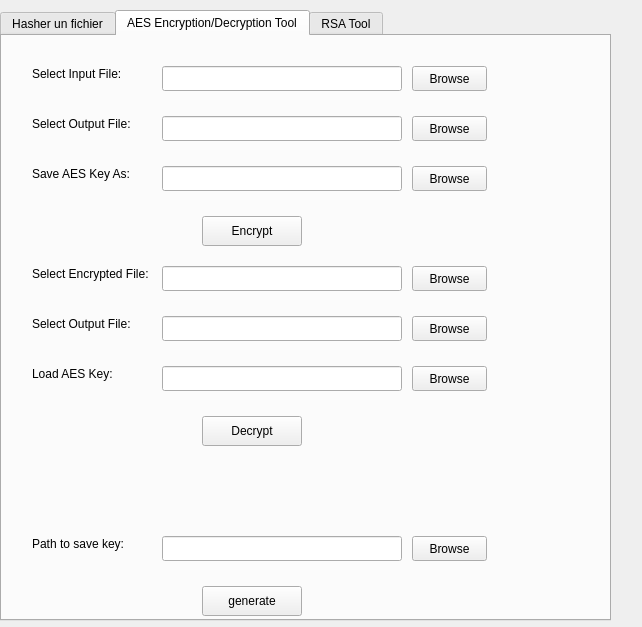
<?xml version="1.0" encoding="UTF-8"?>
<ui version="4.0">
 <class>MainWindow</class>
 <widget class="QMainWindow" name="MainWindow">
  <property name="geometry">
   <rect>
    <x>0</x>
    <y>0</y>
    <width>642</width>
    <height>627</height>
   </rect>
  </property>
  <property name="windowTitle">
   <string>Hashing and AES/RSA Tool</string>
  </property>
  <widget class="QWidget" name="centralwidget">
   <widget class="QTabWidget" name="tabWidget">
    <property name="geometry">
     <rect>
      <x>0</x>
      <y>10</y>
      <width>611</width>
      <height>611</height>
     </rect>
    </property>
    <property name="currentIndex">
     <number>1</number>
    </property>
    <widget class="QWidget" name="tab_hash_file">
     <attribute name="title">
      <string>Hasher un fichier</string>
     </attribute>
     <widget class="QLabel" name="label_hash_input_file">
      <property name="geometry">
       <rect>
        <x>20</x>
        <y>20</y>
        <width>150</width>
        <height>25</height>
       </rect>
      </property>
      <property name="text">
       <string>Sélectionner fichier à hacher :</string>
      </property>
     </widget>
     <widget class="QLineEdit" name="lineEdit_hash_input_file">
      <property name="geometry">
       <rect>
        <x>180</x>
        <y>20</y>
        <width>300</width>
        <height>25</height>
       </rect>
      </property>
     </widget>
     <widget class="QPushButton" name="pushButton_browse_hash_input">
      <property name="geometry">
       <rect>
        <x>490</x>
        <y>20</y>
        <width>75</width>
        <height>25</height>
       </rect>
      </property>
      <property name="text">
       <string>Parcourir</string>
      </property>
     </widget>
     <widget class="QLineEdit" name="lineEdit_hash_output_file">
      <property name="geometry">
       <rect>
        <x>180</x>
        <y>60</y>
        <width>300</width>
        <height>25</height>
       </rect>
      </property>
     </widget>
     <widget class="QPushButton" name="pushButton_generate_hash">
      <property name="geometry">
       <rect>
        <x>240</x>
        <y>120</y>
        <width>100</width>
        <height>30</height>
       </rect>
      </property>
      <property name="text">
       <string>Générer Hash</string>
      </property>
     </widget>
     <widget class="QLabel" name="label_hash_input_file_2">
      <property name="geometry">
       <rect>
        <x>20</x>
        <y>60</y>
        <width>150</width>
        <height>25</height>
       </rect>
      </property>
      <property name="text">
       <string>HASH 256 :</string>
      </property>
     </widget>
     <widget class="QLineEdit" name="lineEdit_hash_input_hash">
      <property name="geometry">
       <rect>
        <x>180</x>
        <y>230</y>
        <width>300</width>
        <height>25</height>
       </rect>
      </property>
     </widget>
     <widget class="QLineEdit" name="lineEdit_hash_input_file_2">
      <property name="geometry">
       <rect>
        <x>180</x>
        <y>190</y>
        <width>300</width>
        <height>25</height>
       </rect>
      </property>
     </widget>
     <widget class="QLabel" name="label_hash_input_file_3">
      <property name="geometry">
       <rect>
        <x>20</x>
        <y>230</y>
        <width>150</width>
        <height>25</height>
       </rect>
      </property>
      <property name="text">
       <string>HASH 256 :</string>
      </property>
     </widget>
     <widget class="QPushButton" name="pushButton_test_hash">
      <property name="geometry">
       <rect>
        <x>240</x>
        <y>290</y>
        <width>100</width>
        <height>30</height>
       </rect>
      </property>
      <property name="text">
       <string>verify</string>
      </property>
     </widget>
     <widget class="QPushButton" name="pushButton_browse_hash_input_2">
      <property name="geometry">
       <rect>
        <x>490</x>
        <y>190</y>
        <width>75</width>
        <height>25</height>
       </rect>
      </property>
      <property name="text">
       <string>browse</string>
      </property>
     </widget>
     <widget class="QLabel" name="label_hash_input_file_4">
      <property name="geometry">
       <rect>
        <x>20</x>
        <y>190</y>
        <width>150</width>
        <height>25</height>
       </rect>
      </property>
      <property name="text">
       <string>Sélectionner fichier à hacher :</string>
      </property>
     </widget>
     <widget class="QLabel" name="HashVerif">
      <property name="geometry">
       <rect>
        <x>430</x>
        <y>300</y>
        <width>81</width>
        <height>16</height>
       </rect>
      </property>
      <property name="text">
       <string>.</string>
      </property>
     </widget>
    </widget>
    <widget class="QWidget" name="tab_aes">
     <attribute name="title">
      <string>AES Encryption/Decryption Tool</string>
     </attribute>
     <widget class="QLabel" name="label_input_file">
      <property name="geometry">
       <rect>
        <x>30</x>
        <y>30</y>
        <width>150</width>
        <height>16</height>
       </rect>
      </property>
      <property name="text">
       <string>Select Input File:</string>
      </property>
     </widget>
     <widget class="QLineEdit" name="lineEdit_input_file">
      <property name="geometry">
       <rect>
        <x>160</x>
        <y>30</y>
        <width>240</width>
        <height>25</height>
       </rect>
      </property>
     </widget>
     <widget class="QPushButton" name="pushButton_browse_input">
      <property name="geometry">
       <rect>
        <x>410</x>
        <y>30</y>
        <width>75</width>
        <height>25</height>
       </rect>
      </property>
      <property name="text">
       <string>Browse</string>
      </property>
     </widget>
     <widget class="QLabel" name="label_output_file">
      <property name="geometry">
       <rect>
        <x>30</x>
        <y>80</y>
        <width>150</width>
        <height>16</height>
       </rect>
      </property>
      <property name="text">
       <string>Select Output File:</string>
      </property>
     </widget>
     <widget class="QLineEdit" name="lineEdit_output_file">
      <property name="geometry">
       <rect>
        <x>160</x>
        <y>80</y>
        <width>240</width>
        <height>25</height>
       </rect>
      </property>
     </widget>
     <widget class="QPushButton" name="pushButton_browse_output">
      <property name="geometry">
       <rect>
        <x>410</x>
        <y>80</y>
        <width>75</width>
        <height>25</height>
       </rect>
      </property>
      <property name="text">
       <string>Browse</string>
      </property>
     </widget>
     <widget class="QLabel" name="label_aes_key">
      <property name="geometry">
       <rect>
        <x>30</x>
        <y>130</y>
        <width>150</width>
        <height>16</height>
       </rect>
      </property>
      <property name="text">
       <string>Save AES Key As:</string>
      </property>
     </widget>
     <widget class="QLineEdit" name="lineEdit_aes_key">
      <property name="geometry">
       <rect>
        <x>160</x>
        <y>130</y>
        <width>240</width>
        <height>25</height>
       </rect>
      </property>
     </widget>
     <widget class="QPushButton" name="pushButton_browse_aes_key">
      <property name="geometry">
       <rect>
        <x>410</x>
        <y>130</y>
        <width>75</width>
        <height>25</height>
       </rect>
      </property>
      <property name="text">
       <string>Browse</string>
      </property>
     </widget>
     <widget class="QPushButton" name="pushButton_encrypt">
      <property name="geometry">
       <rect>
        <x>200</x>
        <y>180</y>
        <width>100</width>
        <height>30</height>
       </rect>
      </property>
      <property name="text">
       <string>Encrypt</string>
      </property>
     </widget>
     <widget class="QLabel" name="label_decrypt_input_file">
      <property name="geometry">
       <rect>
        <x>30</x>
        <y>230</y>
        <width>150</width>
        <height>16</height>
       </rect>
      </property>
      <property name="text">
       <string>Select Encrypted File:</string>
      </property>
     </widget>
     <widget class="QLineEdit" name="lineEdit_decrypt_input_file">
      <property name="geometry">
       <rect>
        <x>160</x>
        <y>230</y>
        <width>240</width>
        <height>25</height>
       </rect>
      </property>
     </widget>
     <widget class="QPushButton" name="pushButton_browse_decrypt_input">
      <property name="geometry">
       <rect>
        <x>410</x>
        <y>230</y>
        <width>75</width>
        <height>25</height>
       </rect>
      </property>
      <property name="text">
       <string>Browse</string>
      </property>
     </widget>
     <widget class="QLabel" name="label_decrypt_output_file">
      <property name="geometry">
       <rect>
        <x>30</x>
        <y>280</y>
        <width>150</width>
        <height>16</height>
       </rect>
      </property>
      <property name="text">
       <string>Select Output File:</string>
      </property>
     </widget>
     <widget class="QLineEdit" name="lineEdit_decrypt_output_file">
      <property name="geometry">
       <rect>
        <x>160</x>
        <y>280</y>
        <width>240</width>
        <height>25</height>
       </rect>
      </property>
     </widget>
     <widget class="QPushButton" name="pushButton_browse_decrypt_output">
      <property name="geometry">
       <rect>
        <x>410</x>
        <y>280</y>
        <width>75</width>
        <height>25</height>
       </rect>
      </property>
      <property name="text">
       <string>Browse</string>
      </property>
     </widget>
     <widget class="QLabel" name="label_load_aes_key">
      <property name="geometry">
       <rect>
        <x>30</x>
        <y>330</y>
        <width>150</width>
        <height>16</height>
       </rect>
      </property>
      <property name="text">
       <string>Load AES Key:</string>
      </property>
     </widget>
     <widget class="QLineEdit" name="lineEdit_load_aes_key">
      <property name="geometry">
       <rect>
        <x>160</x>
        <y>330</y>
        <width>240</width>
        <height>25</height>
       </rect>
      </property>
     </widget>
     <widget class="QPushButton" name="pushButton_browse_load_aes_key">
      <property name="geometry">
       <rect>
        <x>410</x>
        <y>330</y>
        <width>75</width>
        <height>25</height>
       </rect>
      </property>
      <property name="text">
       <string>Browse</string>
      </property>
     </widget>
     <widget class="QPushButton" name="pushButton_decrypt">
      <property name="geometry">
       <rect>
        <x>200</x>
        <y>380</y>
        <width>100</width>
        <height>30</height>
       </rect>
      </property>
      <property name="text">
       <string>Decrypt</string>
      </property>
     </widget>
     <widget class="QPushButton" name="pushButton_generate_key">
      <property name="geometry">
       <rect>
        <x>200</x>
        <y>550</y>
        <width>100</width>
        <height>30</height>
       </rect>
      </property>
      <property name="text">
       <string>generate</string>
      </property>
     </widget>
     <widget class="QLineEdit" name="lineEdit_input_aes_key">
      <property name="geometry">
       <rect>
        <x>160</x>
        <y>500</y>
        <width>240</width>
        <height>25</height>
       </rect>
      </property>
     </widget>
     <widget class="QPushButton" name="pushButton_browse_file_to_key">
      <property name="geometry">
       <rect>
        <x>410</x>
        <y>500</y>
        <width>75</width>
        <height>25</height>
       </rect>
      </property>
      <property name="text">
       <string>Browse</string>
      </property>
     </widget>
     <widget class="QLabel" name="label_load_aes_key_2">
      <property name="geometry">
       <rect>
        <x>30</x>
        <y>500</y>
        <width>150</width>
        <height>16</height>
       </rect>
      </property>
      <property name="text">
       <string>Path to save key:</string>
      </property>
     </widget>
    </widget>
    <widget class="QWidget" name="tab_rsa">
     <attribute name="title">
      <string>RSA Tool</string>
     </attribute>
     <widget class="QLabel" name="label_rsa_key_save_pub">
      <property name="geometry">
       <rect>
        <x>20</x>
        <y>20</y>
        <width>150</width>
        <height>25</height>
       </rect>
      </property>
      <property name="text">
       <string>Save Public Key As:</string>
      </property>
     </widget>
     <widget class="QLineEdit" name="lineEdit_rsa_pub_key">
      <property name="geometry">
       <rect>
        <x>180</x>
        <y>20</y>
        <width>300</width>
        <height>25</height>
       </rect>
      </property>
     </widget>
     <widget class="QPushButton" name="pushButton_browse_rsa_pub">
      <property name="geometry">
       <rect>
        <x>490</x>
        <y>20</y>
        <width>75</width>
        <height>25</height>
       </rect>
      </property>
      <property name="text">
       <string>Browse</string>
      </property>
     </widget>
     <widget class="QLabel" name="label_rsa_key_save_priv">
      <property name="geometry">
       <rect>
        <x>20</x>
        <y>60</y>
        <width>150</width>
        <height>25</height>
       </rect>
      </property>
      <property name="text">
       <string>Save Private Key As:</string>
      </property>
     </widget>
     <widget class="QLineEdit" name="lineEdit_rsa_priv_key">
      <property name="geometry">
       <rect>
        <x>180</x>
        <y>60</y>
        <width>300</width>
        <height>25</height>
       </rect>
      </property>
     </widget>
     <widget class="QPushButton" name="pushButton_browse_rsa_priv">
      <property name="geometry">
       <rect>
        <x>490</x>
        <y>60</y>
        <width>75</width>
        <height>25</height>
       </rect>
      </property>
      <property name="text">
       <string>Browse</string>
      </property>
     </widget>
     <widget class="QPushButton" name="pushButton_generate_rsa_keys">
      <property name="geometry">
       <rect>
        <x>200</x>
        <y>100</y>
        <width>180</width>
        <height>30</height>
       </rect>
      </property>
      <property name="text">
       <string>Generate RSA Keys</string>
      </property>
     </widget>
     <widget class="QLabel" name="label_rsa_encrypt_input_file">
      <property name="geometry">
       <rect>
        <x>20</x>
        <y>240</y>
        <width>150</width>
        <height>25</height>
       </rect>
      </property>
      <property name="text">
       <string>Select File to Encrypt:</string>
      </property>
     </widget>
     <widget class="QLineEdit" name="lineEdit_rsa_encrypt_input_file">
      <property name="geometry">
       <rect>
        <x>180</x>
        <y>240</y>
        <width>300</width>
        <height>25</height>
       </rect>
      </property>
     </widget>
     <widget class="QPushButton" name="pushButton_browse_rsa_encrypt_input">
      <property name="geometry">
       <rect>
        <x>490</x>
        <y>240</y>
        <width>75</width>
        <height>25</height>
       </rect>
      </property>
      <property name="text">
       <string>Browse</string>
      </property>
     </widget>
     <widget class="QLabel" name="label_rsa_encrypt_output_file">
      <property name="geometry">
       <rect>
        <x>20</x>
        <y>280</y>
        <width>150</width>
        <height>25</height>
       </rect>
      </property>
      <property name="text">
       <string>Select Encrypted Output File:</string>
      </property>
     </widget>
     <widget class="QLineEdit" name="lineEdit_rsa_encrypt_output_file">
      <property name="geometry">
       <rect>
        <x>180</x>
        <y>280</y>
        <width>300</width>
        <height>25</height>
       </rect>
      </property>
     </widget>
     <widget class="QPushButton" name="pushButton_browse_rsa_encrypt_output">
      <property name="geometry">
       <rect>
        <x>490</x>
        <y>280</y>
        <width>75</width>
        <height>25</height>
       </rect>
      </property>
      <property name="text">
       <string>Browse</string>
      </property>
     </widget>
     <widget class="QPushButton" name="pushButton_rsa_encrypt">
      <property name="geometry">
       <rect>
        <x>200</x>
        <y>320</y>
        <width>180</width>
        <height>30</height>
       </rect>
      </property>
      <property name="text">
       <string>Encrypt with Public Key</string>
      </property>
     </widget>
     <widget class="QLabel" name="label_rsa_decrypt_input_file">
      <property name="geometry">
       <rect>
        <x>20</x>
        <y>450</y>
        <width>150</width>
        <height>25</height>
       </rect>
      </property>
      <property name="text">
       <string>Select Encrypted File:</string>
      </property>
     </widget>
     <widget class="QLineEdit" name="lineEdit_rsa_decrypt_input_file">
      <property name="geometry">
       <rect>
        <x>180</x>
        <y>450</y>
        <width>300</width>
        <height>25</height>
       </rect>
      </property>
     </widget>
     <widget class="QPushButton" name="pushButton_browse_rsa_decrypt_input">
      <property name="geometry">
       <rect>
        <x>490</x>
        <y>450</y>
        <width>75</width>
        <height>25</height>
       </rect>
      </property>
      <property name="text">
       <string>Browse</string>
      </property>
     </widget>
     <widget class="QLabel" name="label_rsa_decrypt_output_file">
      <property name="geometry">
       <rect>
        <x>20</x>
        <y>490</y>
        <width>150</width>
        <height>25</height>
       </rect>
      </property>
      <property name="text">
       <string>Select Decrypted Output File:</string>
      </property>
     </widget>
     <widget class="QLineEdit" name="lineEdit_rsa_decrypt_output_file">
      <property name="geometry">
       <rect>
        <x>180</x>
        <y>490</y>
        <width>300</width>
        <height>25</height>
       </rect>
      </property>
     </widget>
     <widget class="QPushButton" name="pushButton_browse_rsa_decrypt_output">
      <property name="geometry">
       <rect>
        <x>490</x>
        <y>490</y>
        <width>75</width>
        <height>25</height>
       </rect>
      </property>
      <property name="text">
       <string>Browse</string>
      </property>
     </widget>
     <widget class="QPushButton" name="pushButton_rsa_decrypt">
      <property name="geometry">
       <rect>
        <x>200</x>
        <y>530</y>
        <width>180</width>
        <height>30</height>
       </rect>
      </property>
      <property name="text">
       <string>Decrypt with Private Key</string>
      </property>
     </widget>
     <widget class="QPushButton" name="pushButton_browse_rsa_decrypt_input_2">
      <property name="geometry">
       <rect>
        <x>490</x>
        <y>410</y>
        <width>75</width>
        <height>25</height>
       </rect>
      </property>
      <property name="text">
       <string>Browse</string>
      </property>
     </widget>
     <widget class="QLineEdit" name="lineEdit_Public_Path">
      <property name="geometry">
       <rect>
        <x>180</x>
        <y>410</y>
        <width>300</width>
        <height>25</height>
       </rect>
      </property>
     </widget>
     <widget class="QLabel" name="label_rsa_decrypt_input_file_2">
      <property name="geometry">
       <rect>
        <x>20</x>
        <y>410</y>
        <width>150</width>
        <height>25</height>
       </rect>
      </property>
      <property name="text">
       <string>Select  File to private key:</string>
      </property>
     </widget>
     <widget class="QPushButton" name="pushButton_browse_rsa_public_encrypt">
      <property name="geometry">
       <rect>
        <x>490</x>
        <y>200</y>
        <width>75</width>
        <height>25</height>
       </rect>
      </property>
      <property name="text">
       <string>Browse</string>
      </property>
     </widget>
     <widget class="QLineEdit" name="lineEdit_rsa_public_path">
      <property name="geometry">
       <rect>
        <x>180</x>
        <y>200</y>
        <width>300</width>
        <height>25</height>
       </rect>
      </property>
     </widget>
     <widget class="QLabel" name="label_rsa_encrypt_input_file_3">
      <property name="geometry">
       <rect>
        <x>20</x>
        <y>200</y>
        <width>150</width>
        <height>25</height>
       </rect>
      </property>
      <property name="text">
       <string>Select File to public key:</string>
      </property>
     </widget>
    </widget>
   </widget>
  </widget>
 </widget>
 <resources/>
 <connections/>
</ui>
